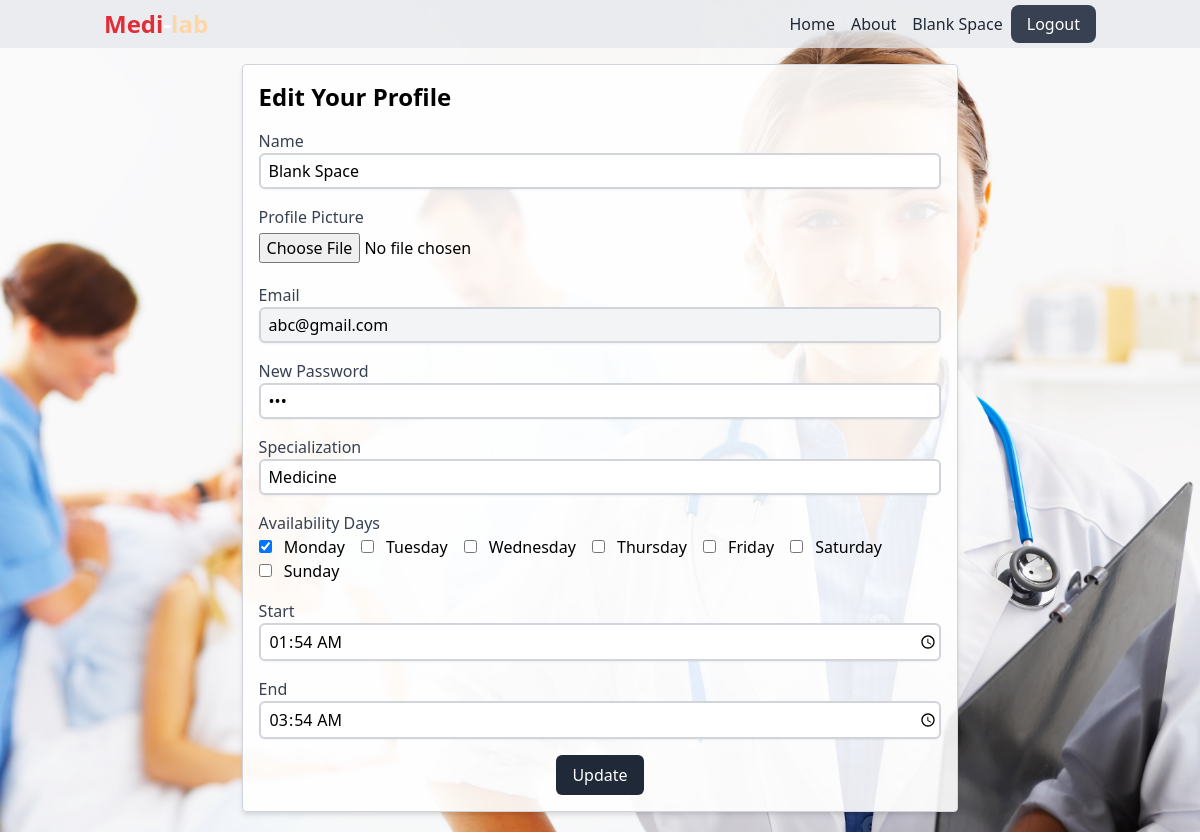
/edit_profile.php (signed in), run on an earlier commit of the app's database.
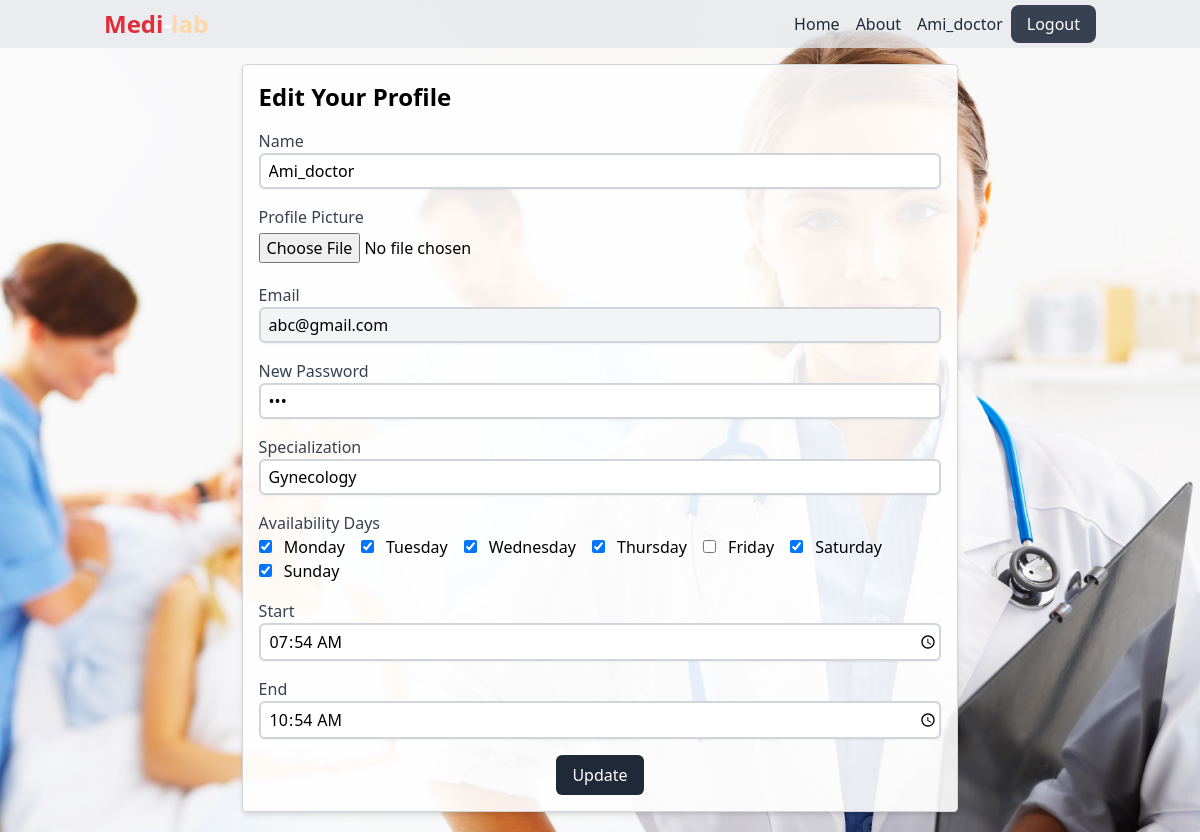
And on a later commit of the database.
### tables this page shows
CREATE TABLE `doctors` (
  `doctor_id` int(11) NOT NULL,
  `name` varchar(255) NOT NULL,
  `email` varchar(255) NOT NULL,
  `password` varchar(255) NOT NULL,
  `specialization` varchar(255) NOT NULL,
  `status` enum('pending','approved') DEFAULT 'pending',
  `start` time NOT NULL,
  `end` time NOT NULL,
  `availability` varchar(255) NOT NULL,
  `profile_picture` varchar(255) DEFAULT NULL
);

### web/edit_profile.php (the view, shortened to what the changed rows need)
<!DOCTYPE html>
<html lang="en">
<head>
    <link href="https://cdn.jsdelivr.net/npm/tailwindcss@2.2.19/dist/tailwind.min.css" rel="stylesheet">
</head>
<body>
    <header class="bg-gray-200 bg-opacity-75 text-white py-2 fixed w-full top-0 ">
        <?php include '../includes/navbar.php'; ?>
    </header>
    <div class="container mx-auto py-8 mt-8">
        <div class="mx-auto bg-white bg-opacity-90 p-4 border border-gray-300 rounded shadow-md" style="width: 70%;">
            <h2 class="text-2xl font-bold mb-4">Edit Your Profile</h2>
            <form action="process.php" method="POST" name="doctor_update">
                <div class="mb-4">
                    <label for="name" class="block text-gray-700">Name</label>
                    <input type="text" name="name" id="name" value="<?php echo $doctor['name']; ?>" class="w-full py-1 pl-2 border-2 border-gray-300 rounded-md shadow-sm focus:ring-blue-500 focus:border-blue-500">
                </div>
                <div class="mb-4">
                    <label for="email" class="block text-gray-700">Email</label>
                    <input type="email" name="email" id="email" value="<?php echo $doctor['email']; ?>" readonly class="w-full py-1 pl-2 border-2 border-gray-300 rounded-md shadow-sm focus:ring-blue-500 focus:border-blue-500 bg-gray-100">
                </div>
                <div class="mb-4">
                    <label for="password" class="block text-gray-700"> New Password</label>
                    <input type="password" name="password" id="password" value="<?php echo $doctor['password']; ?>" class="w-full py-1 pl-2 border-2 border-gray-300 rounded-md shadow-sm focus:ring-blue-500 focus:border-blue-500">
                </div>
                <div class="mb-4">
                    <label for="specialization" class="block text-gray-700">Specialization</label>
                    <input type="text" name="specialization" id="specialization" value="<?php echo $doctor['specialization']; ?>" class="w-full py-1 pl-2 border-2 border-gray-300 rounded-md shadow-sm focus:ring-blue-500 focus:border-blue-500">
                </div>
                <div class="mb-4">
                    <div class="flex flex-wrap">
                        <?php
                        $availableDays = array("Monday", "Tuesday", "Wednesday", "Thursday", "Friday", "Saturday", "Sunday");
                        $currentAvailability = explode(", ", $doctor['availability']);
                        foreach ($availableDays as $day) {
                            $isChecked = in_array($day, $currentAvailability) ? 'checked' : '';
                        ?>
                            <div class="mr-4">
                                <input type="checkbox" name="availability[]" value="<?php echo $day; ?>" id="<?php echo strtolower($day); ?>" <?php echo $isChecked; ?>>
                                <label for="<?php echo strtolower($day); ?>" class="ml-2"><?php echo $day; ?></label>
                            </div>
                        <?php
                        }
                        ?>
                    </div>
                </div>
                <div class="mb-4">
                    <label for="start" class="block text-gray-700">Start</label>
                    <input type="time" name="start" id="start" value="<?php echo $doctor['start']; ?>" class="w-full py-1 pl-2 border-2 border-gray-300 rounded-md shadow-sm focus:ring-blue-500 focus:border-blue-500">
                </div>
                <div class="mb-4">
                    <label for="end" class="block text-gray-700">End</label>
                    <input type="time" name="end" id="end" value="<?php echo $doctor['end']; ?>" class="w-full py-1 pl-2 border-2 border-gray-300 rounded-md shadow-sm focus:ring-blue-500 focus:border-blue-500">
                </div>
            </form>
        </div>
    </div>
</body>
</html>

### includes/navbar.php (shortened to what the changed rows need)
<div class="container mx-auto px-4">
    <?php
    if (isset($_SESSION["doctor_id"])) {
        $doctorId = $_SESSION["doctor_id"];
        $conn = mysqli_connect("localhost", "root", "", "doctor_appointment_system");
        $doctorQuery = "SELECT * FROM doctors WHERE doctor_id = $doctorId";
        $doctorResult = mysqli_query($conn, $doctorQuery);
        $doctor = mysqli_fetch_assoc($doctorResult);
    }
    ?>
    <nav class="flex justify-between">
        <ul class="flex my-auto">
            <?php if (isset($doctor)) { ?>
                <li>
                    <a href="doctor_dashboard.php" class="font-medium text-gray-800 hover:text-red-500 mr-2"><?php echo $doctor['name']; ?></a>
                </li>
                <li>
                    <a href="logout.php" class="font-medium bg-gray-700 text-white px-4 py-2 rounded-lg hover:bg-gray-500">Logout</a>
                </li>
            <?php } else { ?>
                <li>
                    <a href="index.php" class="font-medium bg-gray-700 text-white px-4 py-2 rounded-lg hover:bg-gray-500">Login</a>
                </li>
            <?php } ?>
        </ul>
    </nav>
</div>

What changed in the data, as far as the page shows it:
changed doctors "abc@gmail.com": name "Blank Space" → "Ami_doctor"; specialization "Medicine" → "Gynecology"; start "01:54:00" → "07:54:00"; end "03:54:00" → "10:54:00"
Also different on the page:
form field value: "☐" → "☑"
